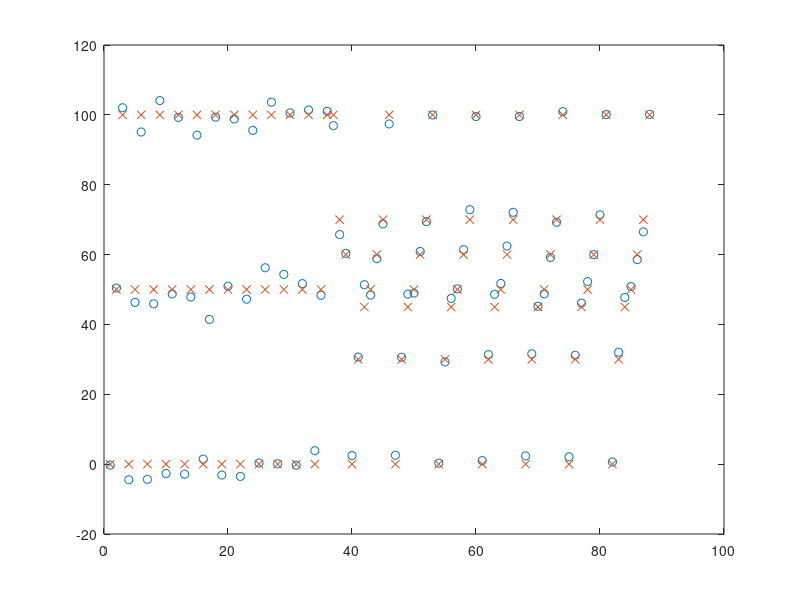
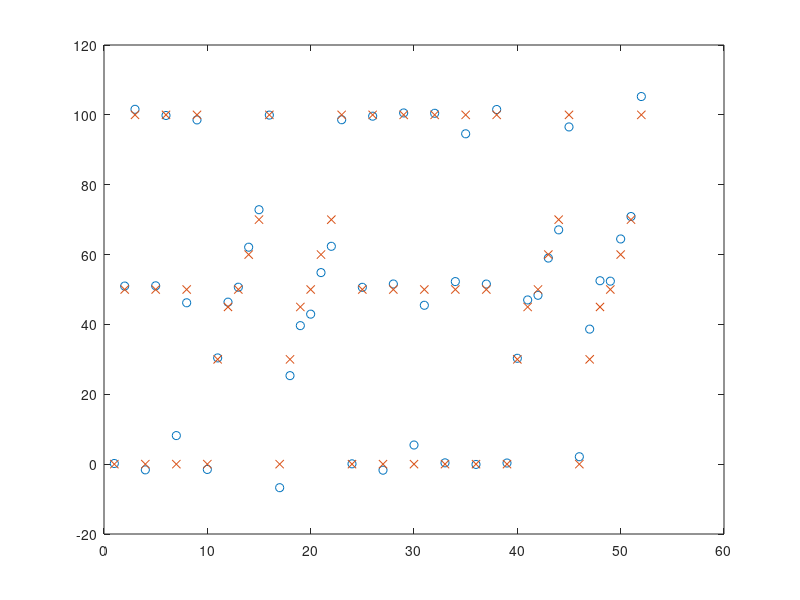

Write the MATLAB code that produced these figures, in order.
Data=[...
20	0	1290.4	1107.82;...
20	50	1383.97	1175.02;...
20	100	1493.64	1255.66;...
10	0	661.27	562.63;...
10	50	712.51	596.53;...
10	100	769.52	635.4;...
2	0	134.61	113.4;...
2	50	145.68	119.9;...
2	100	158.6	127.42;...
20	0	1297.41	1114.65;...
20	50	1394.15	1184.4;...
20	100	1495.94	1258.47;...
10	0	661.65	562.64;...
10	50	712.99	596.64;...
10	100	770.2	636.15;...
2	0	134.53	113.01;...
2	50	145.68	120.14;...
2	100	158.84	127.86;...
20	0	1296.58	1114.05;...
20	50	1390.98	1180.99;...
20	100	1492.92	1255.97;...
10	0	661.83	562.92;...
10	50	713.48	597.18;...
10	100	770.54	636.17;...
2	0	134.41	112.97;...
2	50	145.81	119.46;...
2	100	158.88	127.67;...
20	0	1297.96	1114.33;...
20	50	1389.73	1178.92;...
20	100	1489.47	1252.46;...
10	0	661.61	562.1;...
10	50	712.67	595.62;...
10	100	770.1	634.66;...
2	0	134.07	112.49;...
2	50	145.62	119.72;...
2	100	158.33	127.36;...
4	100	314.51	255.23;...
4	70	299.72	246.04;...
4	60	296.15	243.6;...
4	0	269.7286	227.1665;...
4	30	282.1283	234.8062;...
4	45	287.2842	237.0921;...
4	50	291.544	240.9334;...
4	60	296.1629	243.76;...
4	70	299.7416	245.7598;...
4	100	314.7683	255.3946;...
10	0	663.16	562.8738;...
10	30	691.4089	581.5866;...
10	45	700.8934	586.1755;...
10	50	711.1162	594.822;...
10	60	723.4101	602.9695;...
10	70	732.4463	608.9829;...
10	100	766.8028	632.1528;...
10	0	662.9469	563.1329;...
10	30	691.0501	581.5419;...
10	45	701.0984	586.5847;...
10	50	711.0263	594.5139;...
10	60	722.567	602.1497;...
10	70	732.1752	608.0907;...
10	100	766.5599	632.036;...
10	0	663.9778	563.8745;...
10	30	692.4361	582.3191;...
10	45	701.8235	586.9731;...
10	50	712.6236	595.5714;...
10	60	724.215	603.3529;...
10	70	733.541	609.3955;...
10	100	767.428	632.7646;...
10	0	664.4179	563.9901;...
10	30	691.975	581.876;...
10	45	702.1747	587.9392;...
10	50	712.2774	595.8566;...
10	60	724.1662	603.9443;...
10	70	733.2063	609.6664;...
10	100	766.3381	631.5729;...
10	0	664.6331	564.2257;...
10	30	692.8468	582.7028;...
10	45	702.1324	587.7264;...
10	50	712.4789	595.3455;...
10	60	724.5846	604.1453;...
10	70	731.0217	607.3975;...
10	100	767.4988	632.7177;...
10	0	664.3356	564.2598;...
10	30	692.5745	582.3026;...
10	45	702.2252	587.4942;...
10	50	712.5184	595.6554;...
10	60	724.5188	604.3632;...
10	70	733.07	610.084;...
10	100	767.2902	632.5314];

Data(:,3)=Data(:,3)/1000;
Data(:,4)=Data(:,4)/1000;
Data(:,3)=Data(:,3)./Data(:,4);
B=[Data(:,1) Data(:,2)];
A=[ones(size(Data,1),1) Data(:,3) Data(:,4) Data(:,3).^2 Data(:,4).^2 Data(:,3).*Data(:,4)];
X=A\B

Result=A*X;
figure;plot(Result(:,2),'o');hold on;
plot(Data(:,2),'x');

(sum((Data(:,2)-Result(:,2)).^2)./size(Data,1)).^0.5




%Calibration Lateral
Data=[...
20	0	1329.5659	1134.1894	1.172260912;...
20	50	1422.25	1199.5569	1.185646133;...
20	100	1521.7149	1270.6081	1.197627262;...
10	0	680.4523	574.0193	1.185417111;...
10	50	731.2064	606.5335	1.2055499;...
10	100	789.4467	645.9098	1.222224373;...
2	0	142.127	117.8285	1.206219208;...
2	50	157.3961	128.2996	1.226785586;...
2	100	173.7272	138.6578	1.252920499;...
10	0	680.3723	573.9267	1.185468981;...
10	30	707.5712	590.6308	1.197992384;...
10	45	718.2702	596.5127	1.20411552;...
10	50	729.6529	605.2987	1.205442701;...
10	60	738.7513	610.7091	1.209661523;...
10	70	748.0833	616.456	1.21352262;...
10	100	783.8084	641.1526	1.222498981;...
4	0	276.9257	232.045	1.193413778;...
4	30	289.7943	239.5159	1.209916753;...
4	45	295.156	242.5309	1.216983073;...
4	50	299.4143	245.7338	1.218449802;...
4	60	304.0715	248.3959	1.224140576;...
4	70	307.8237	250.7435	1.227643787;...
4	100	323.1615	259.7673	1.244042264;...
20	0	1314.0676	1120.7086	1.172532806;...
20	50	1405.8593	1185.4309	1.185947911;...
20	100	1505.7759	1257.3961	1.197535049;...
10	0	678.6569	572.5033	1.185420067;...
10	50	731.1275	606.363	1.205758762;...
10	100	788.9962	645.3872	1.222516034;...
2	0	140.7283	116.8158	1.204702617;...
2	50	155.1532	126.4995	1.226512358;...
2	100	170.7343	136.1461	1.254052081;...
20	0	1325.4159	1130.515	1.172400101;...
20	50	1420.1283	1197.3303	1.186078979;...
20	100	1522.2876	1273.2192	1.19562099;...
10	0	671.9644	566.4475	1.18627834;...
10	50	724.8323	601.0388	1.205965904;...
10	100	783.3164	640.4241	1.223121366;...
%2	0	135.3918	111.458	1.214733801;...
%2	50	147.5397	118.7455	1.242486663;...
%2	100	160.852	126.6267	1.270285019;...
10	0	663.7218	559.3228	1.186652502;...
10	30	683.0468	569.8236	1.198698685;...
10	45	709.3569	588.8411	1.204666081;...
10	50	707.6946	587.1715	1.205260473;...
10	60	727.1194	601.4983	1.208846974;...
10	70	737.5381	608.7013	1.211658493;...
10	100	780.3448	638.9151	1.221359145;...
4	0	271.6901	226.7195	1.198353472;...
4	30	284.7815	234.0175	1.216923948;...
4	45	289.9175	236.9289	1.223647685;...
4	50	294.2952	240.5586	1.223382577;...
4	60	298.9166	243.1994	1.229100894;...
4	70	303.3387	246.2171	1.231996884;...
4	100	319.164	255.8756	1.247340505;...
];


Data(:,3)=Data(:,3)/1000;
Data(:,4)=Data(:,4)/1000;
Data(:,3)=Data(:,3)./Data(:,4);
B=[Data(:,1) Data(:,2)];
A=[ones(size(Data,1),1) Data(:,3) Data(:,4) Data(:,3).^2 Data(:,4).^2 Data(:,3).*Data(:,4)];
X=A\B;

Result=A*X;
figure;plot(Result(:,2),'o');hold on;
plot(Data(:,2),'x');

(sum((Data(:,2)-Result(:,2)).^2)./size(Data,1)).^0.5